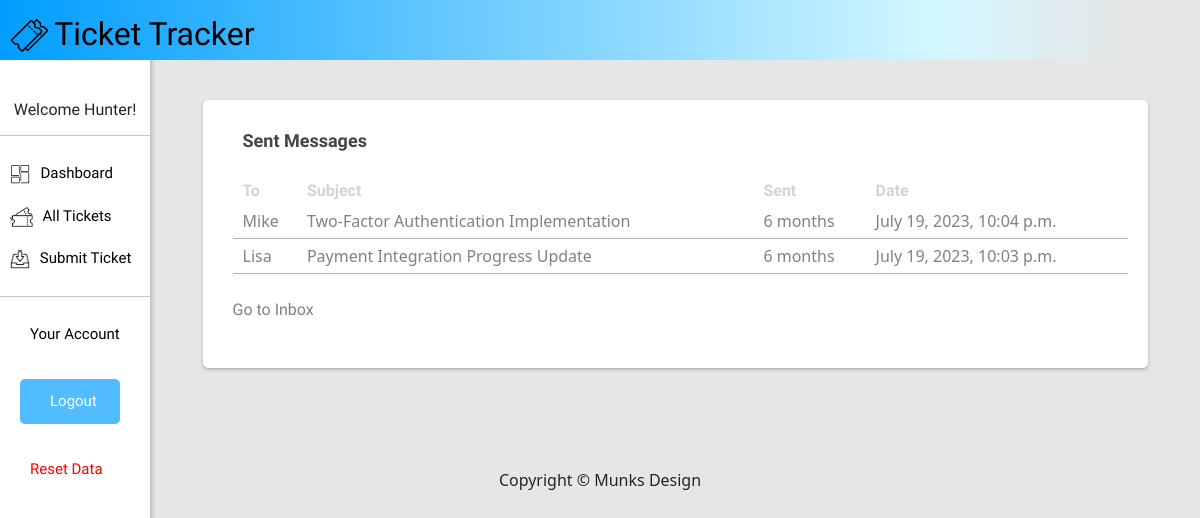
/sent-messages/ (signed in), run on an earlier commit of the app's database.
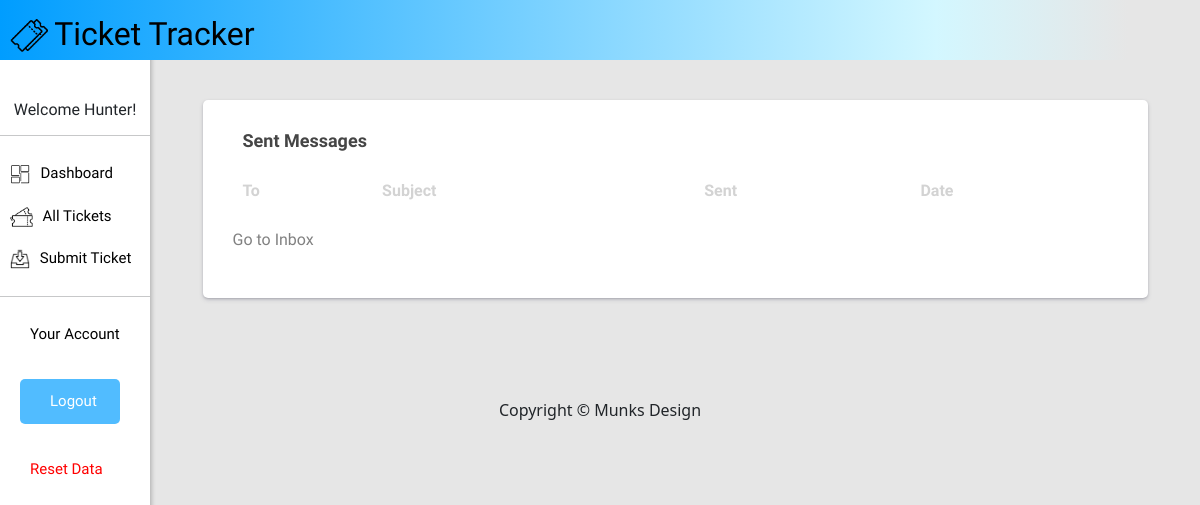
And on a later commit of the database.
### mainapp/models.py (models this page shows, shortened)
class Message(models.Model):
    sender = models.ForeignKey(User, related_name='sent_messages', on_delete=models.CASCADE)
    recipient = models.ForeignKey(User, related_name='received_messages', on_delete=models.CASCADE)
    subject = models.CharField(max_length=255)
    body = models.TextField()
    sent_at = models.DateTimeField(auto_now_add=True)
    read = models.BooleanField(default=False)
    class Meta:
        ordering = ['-sent_at']

### mainapp/views.py (the view)
# urls.py: path('sent-messages/', views.sent_messages, name='sent-messages'),
@login_required
def sent_messages(request):
    sent_messages = Message.objects.filter(sender=request.user).order_by('-sent_at')
    return render(request, 'account/sent_messages.html', {'sent_messages': sent_messages})

### mainapp/templates/account/sent_messages.html
{% extends 'base.html' %} {% load static%} {% block content %}
<div>{% include 'sidebar.html' %}</div>
<div class="flex-container">
	<div class="box">
		<div>
			<h4 class="subtitle">Sent Messages</h4>
			<div class="main-text-dash">
				<table class="bordered-table">
					<tr class="list-headings">
						<p><th>To</th></p>
						<p><th>Subject</th></p>
						<p><th>Sent</th></p>
						<p><th>Date</th></p>
					</tr>
					{% for message in sent_messages %}
					<tr>
						<p><td>{{message.recipient}}</td></p>
						<p>
							<td>
								<a class="ticket-link" href="{% url 'message' message.id %}"
										>{{message.subject}}</a
									>
							</td>
						</p>
						<p>
							<td>{{message.sent_at|timesince}}</td>
						</p>
						<p>
							<td>{{message.sent_at}}</td>
						</p>
					</tr>
					{% endfor %}
				</table>
                <br>
                <p><a class="ticket-link" href="{% url 'account' %}">Go to Inbox</a></p>
			</div>
		</div>
	</div>
</div>
{% endblock %}

What changed in the data, as far as the page shows it:
removed Message: recipient "Mike", subject "Two-Factor Authentication Implementation", sent_at "6 months", sent_at "July 19, 2023, 10:04 p.m."
removed Message: recipient "Lisa", subject "Payment Integration Progress Update", sent_at "6 months", sent_at "July 19, 2023, 10:03 p.m."
